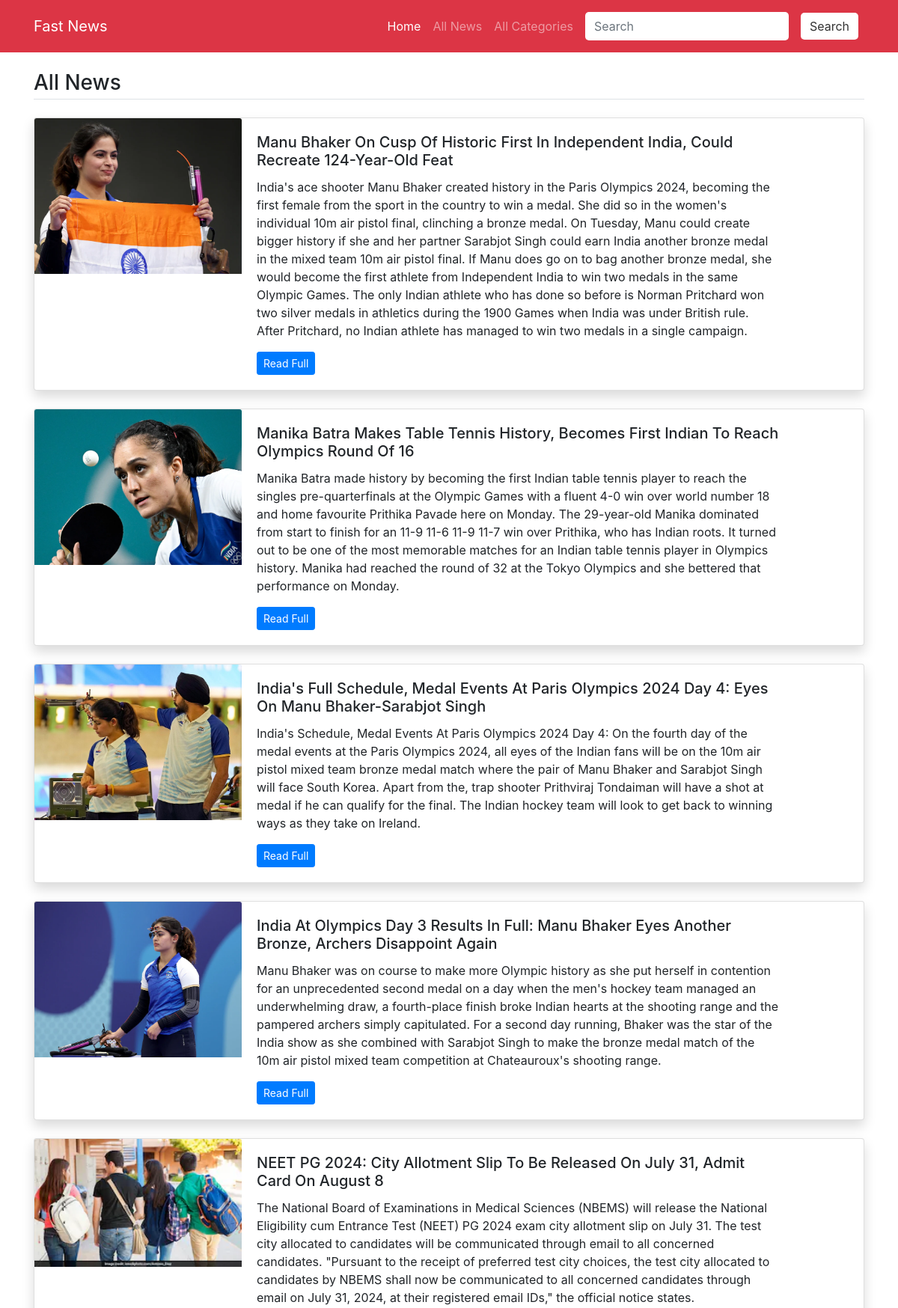
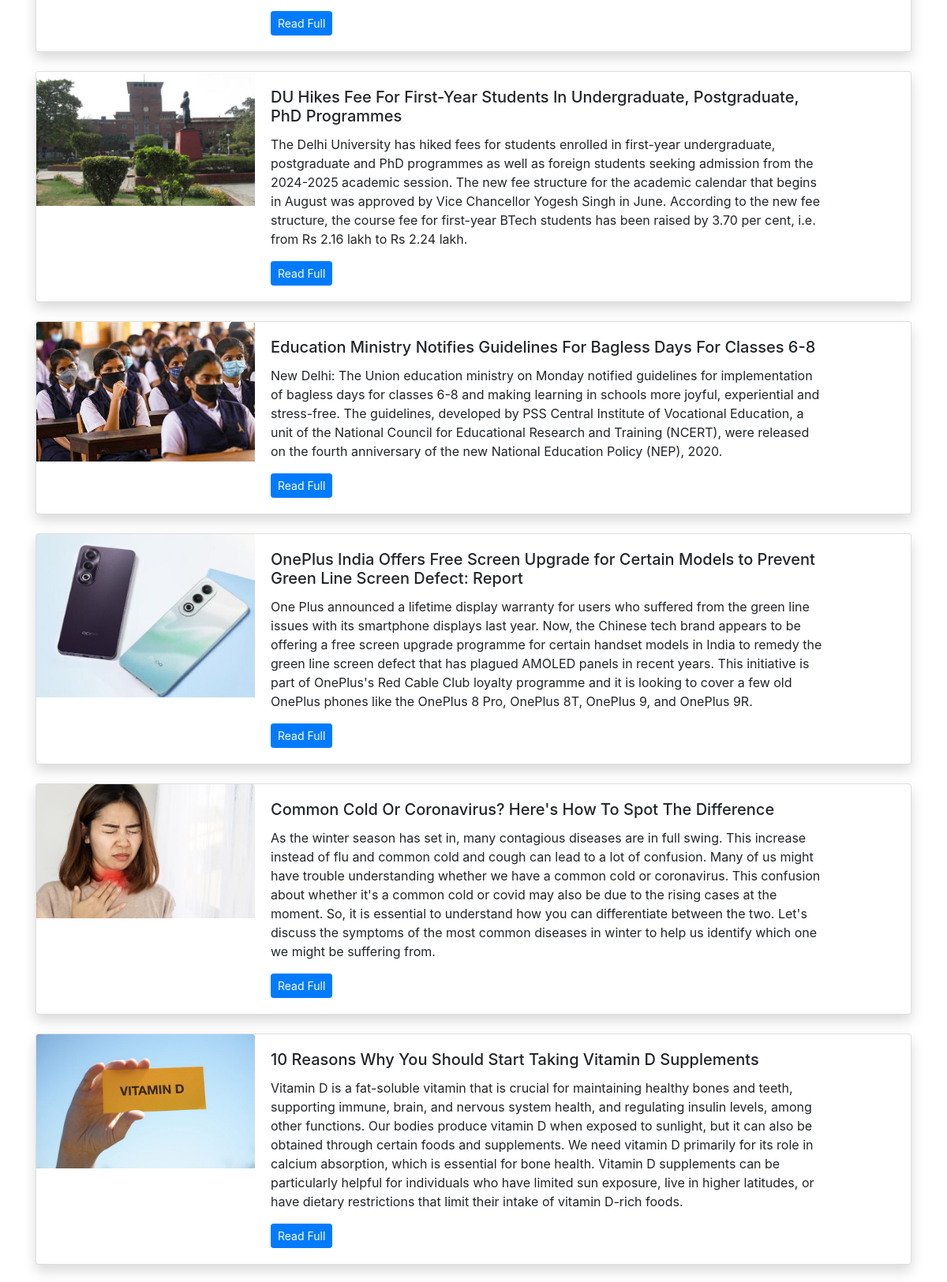
The app's page /all-news (upper part) with its own data (2 pictures, top to bottom).
### main/models.py (models this page shows, shortened)
class News(models.Model):
    category=models.ForeignKey(Category,on_delete=models.CASCADE)
    title=models.CharField(max_length=300)
    image=models.ImageField(upload_to='imgs/')
    detail=models.TextField()
    add_time=models.DateTimeField(auto_now_add=True)
    class Meta:
        verbose_name_plural='News'

### main/views.py (the view)
# urls.py: path('all-news',views.all_news,name='all-news'),
def all_news(request):
    all_news=News.objects.all()
    return render(request,'all-news.html',{
        'all_news':all_news
    })

### main/templates/all-news.html
{% extends 'base.html' %}
{% block content %}
<main class="container mt-3 mb-5">
	<h3 class="border-bottom pb-1 my-4">All News</h3>
    {% for news in all_news %}
	<div class="card mb-4 shadow">
	  <div class="row no-gutters">
	    <div class="col-md-3">
            <img src="/media/{{news.image}}" class="card-img-top" alt="{{news.title}}">
	    </div>
	    <div class="col-md-8">
	      <div class="card-body">
	        <h5 class="card-title">{{news.title}}</h5>
	        <p class="card-text">{{news.detail}}</p>
	        <p class="card-text"><a href="/detail/{{news.id}}" class="btn btn-sm btn-primary">Read Full</a></p>
	      </div>
	    </div>
	  </div>
    </div>
    {% endfor %}
</main>
{% endblock %}

### records on screen
News: image (picture), title "Manu Bhaker On Cusp Of Historic First In Independent India, Could Recreate 124-Year-Old Feat", detail "India's ace shooter Manu Bhaker created history in the Paris Olympics 2024, becoming the first female from the sport in the country to win a medal. She did so in the women's individual 10m air pistol final, clinching a bronze medal. On Tuesday, Manu could create bigger history if she and her partner Sarabjot Singh could earn India another bronze medal in the mixed team 10m air pistol final. If Manu does go on to bag another bronze medal, she would become the first athlete from Independent India to win two medals in the same Olympic Games. The only Indian athlete who has done so before is Norman Pritchard won two silver medals in athletics during the 1900 Games when India was under British…"
News: image (picture), title "Manika Batra Makes Table Tennis History, Becomes First Indian To Reach Olympics Round Of 16", detail "Manika Batra made history by becoming the first Indian table tennis player to reach the singles pre-quarterfinals at the Olympic Games with a fluent 4-0 win over world number 18 and home favourite Prithika Pavade here on Monday. The 29-year-old Manika dominated from start to finish for an 11-9 11-6 11-9 11-7 win over Prithika, who has Indian roots. It turned out to be one of the most memorable matches for an Indian table tennis player in Olympics history. Manika had reached the round of 32 at the Tokyo Olympics and she bettered that performance on Monday."
News: image (picture), title "India's Full Schedule, Medal Events At Paris Olympics 2024 Day 4: Eyes On Manu Bhaker-Sarabjot Singh", detail "India's Schedule, Medal Events At Paris Olympics 2024 Day 4: On the fourth day of the medal events at the Paris Olympics 2024, all eyes of the Indian fans will be on the 10m air pistol mixed team bronze medal match where the pair of Manu Bhaker and Sarabjot Singh will face South Korea. Apart from the, trap shooter Prithviraj Tondaiman will have a shot at medal if he can qualify for the final. The Indian hockey team will look to get back to winning ways as they take on Ireland."
News: image (picture), title "India At Olympics Day 3 Results In Full: Manu Bhaker Eyes Another Bronze, Archers Disappoint Again", detail "Manu Bhaker was on course to make more Olympic history as she put herself in contention for an unprecedented second medal on a day when the men's hockey team managed an underwhelming draw, a fourth-place finish broke Indian hearts at the shooting range and the pampered archers simply capitulated. For a second day running, Bhaker was the star of the India show as she combined with Sarabjot Singh to make the bronze medal match of the 10m air pistol mixed team competition at Chateauroux's shooting range."
News: image (picture), title "NEET PG 2024: City Allotment Slip To Be Released On July 31, Admit Card On August 8", detail "The National Board of Examinations in Medical Sciences (NBEMS) will release the National Eligibility cum Entrance Test (NEET) PG 2024 exam city allotment slip on July 31. The test city allocated to candidates will be communicated through email to all concerned candidates. \"Pursuant to the receipt of preferred test city choices, the test city allocated to candidates by NBEMS shall now be communicated to all concerned candidates through email on July 31, 2024, at their registered email IDs,\" the official notice states."
News: image (picture), title "DU Hikes Fee For First-Year Students In Undergraduate, Postgraduate, PhD Programmes", detail "The Delhi University has hiked fees for students enrolled in first-year undergraduate, postgraduate and PhD programmes as well as foreign students seeking admission from the 2024-2025 academic session. The new fee structure for the academic calendar that begins in August was approved by Vice Chancellor Yogesh Singh in June. According to the new fee structure, the course fee for first-year BTech students has been raised by 3.70 per cent, i.e. from Rs 2.16 lakh to Rs 2.24 lakh."
News: image (picture), title "Education Ministry Notifies Guidelines For Bagless Days For Classes 6-8", detail "New Delhi: The Union education ministry on Monday notified guidelines for implementation of bagless days for classes 6-8 and making learning in schools more joyful, experiential and stress-free. The guidelines, developed by PSS Central Institute of Vocational Education, a unit of the National Council for Educational Research and Training (NCERT), were released on the fourth anniversary of the new National Education Policy (NEP), 2020."
News: image (picture), title "OnePlus India Offers Free Screen Upgrade for Certain Models to Prevent Green Line Screen Defect: Report", detail "One Plus announced a lifetime display warranty for users who suffered from the green line issues with its smartphone displays last year. Now, the Chinese tech brand appears to be offering a free screen upgrade programme for certain handset models in India to remedy the green line screen defect that has plagued AMOLED panels in recent years. This initiative is part of OnePlus's Red Cable Club loyalty programme and it is looking to cover a few old OnePlus phones like the OnePlus 8 Pro, OnePlus 8T, OnePlus 9, and OnePlus 9R."
News: image (picture), title "Common Cold Or Coronavirus? Here's How To Spot The Difference", detail "As the winter season has set in, many contagious diseases are in full swing. This increase instead of flu and common cold and cough can lead to a lot of confusion. Many of us might have trouble understanding whether we have a common cold or coronavirus. This confusion about whether it's a common cold or covid may also be due to the rising cases at the moment. So, it is essential to understand how you can differentiate between the two. Let's discuss the symptoms of the most common diseases in winter to help us identify which one we might be suffering from."
News: image (picture), title "10 Reasons Why You Should Start Taking Vitamin D Supplements", detail "Vitamin D is a fat-soluble vitamin that is crucial for maintaining healthy bones and teeth, supporting immune, brain, and nervous system health, and regulating insulin levels, among other functions. Our bodies produce vitamin D when exposed to sunlight, but it can also be obtained through certain foods and supplements. We need vitamin D primarily for its role in calcium absorption, which is essential for bone health. Vitamin D supplements can be particularly helpful for individuals who have limited sun exposure, live in higher latitudes, or have dietary restrictions that limit their intake of vitamin D-rich foods."
